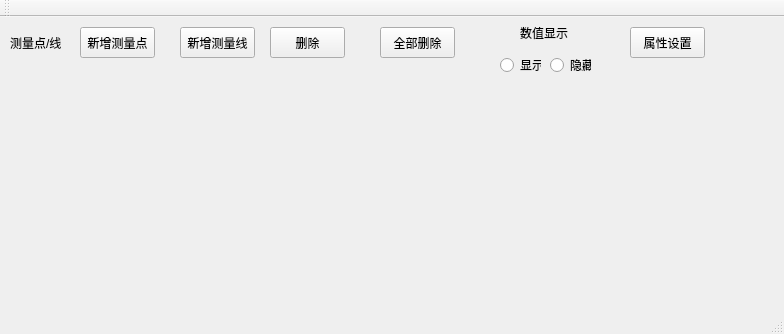
<?xml version="1.0" encoding="UTF-8"?>
<ui version="4.0">
 <class>PiontLineMeasuring</class>
 <widget class="QMainWindow" name="PiontLineMeasuring">
  <property name="geometry">
   <rect>
    <x>0</x>
    <y>0</y>
    <width>784</width>
    <height>334</height>
   </rect>
  </property>
  <property name="windowTitle">
   <string>PiontLineMeasuring</string>
  </property>
  <widget class="QWidget" name="centralWidget">
   <widget class="QWidget" name="widget" native="true">
    <property name="geometry">
     <rect>
      <x>0</x>
      <y>0</y>
      <width>751</width>
      <height>71</height>
     </rect>
    </property>
    <widget class="QLabel" name="label">
     <property name="geometry">
      <rect>
       <x>10</x>
       <y>10</y>
       <width>81</width>
       <height>31</height>
      </rect>
     </property>
     <property name="text">
      <string>测量点/线</string>
     </property>
    </widget>
    <widget class="QPushButton" name="pushButton">
     <property name="geometry">
      <rect>
       <x>80</x>
       <y>10</y>
       <width>75</width>
       <height>31</height>
      </rect>
     </property>
     <property name="text">
      <string>新增测量点</string>
     </property>
    </widget>
    <widget class="QPushButton" name="pushButton_2">
     <property name="geometry">
      <rect>
       <x>180</x>
       <y>10</y>
       <width>75</width>
       <height>31</height>
      </rect>
     </property>
     <property name="text">
      <string>新增测量线</string>
     </property>
    </widget>
    <widget class="QPushButton" name="pushButton_3">
     <property name="geometry">
      <rect>
       <x>270</x>
       <y>10</y>
       <width>75</width>
       <height>31</height>
      </rect>
     </property>
     <property name="text">
      <string>删除</string>
     </property>
    </widget>
    <widget class="QPushButton" name="pushButton_6">
     <property name="geometry">
      <rect>
       <x>380</x>
       <y>10</y>
       <width>75</width>
       <height>31</height>
      </rect>
     </property>
     <property name="text">
      <string>全部删除</string>
     </property>
    </widget>
    <widget class="QWidget" name="widget_2" native="true">
     <property name="geometry">
      <rect>
       <x>490</x>
       <y>0</y>
       <width>120</width>
       <height>61</height>
      </rect>
     </property>
     <widget class="QLabel" name="label_2">
      <property name="geometry">
       <rect>
        <x>30</x>
        <y>0</y>
        <width>71</width>
        <height>31</height>
       </rect>
      </property>
      <property name="text">
       <string>数值显示</string>
      </property>
     </widget>
     <widget class="QRadioButton" name="radioButton">
      <property name="geometry">
       <rect>
        <x>10</x>
        <y>40</y>
        <width>41</width>
        <height>16</height>
       </rect>
      </property>
      <property name="text">
       <string>显示</string>
      </property>
     </widget>
     <widget class="QRadioButton" name="radioButton_2">
      <property name="geometry">
       <rect>
        <x>60</x>
        <y>40</y>
        <width>41</width>
        <height>16</height>
       </rect>
      </property>
      <property name="text">
       <string>隐藏</string>
      </property>
     </widget>
    </widget>
    <widget class="QPushButton" name="pushButton_7">
     <property name="geometry">
      <rect>
       <x>630</x>
       <y>10</y>
       <width>75</width>
       <height>31</height>
      </rect>
     </property>
     <property name="text">
      <string>属性设置</string>
     </property>
    </widget>
   </widget>
  </widget>
  <widget class="QMenuBar" name="menuBar">
   <property name="geometry">
    <rect>
     <x>0</x>
     <y>0</y>
     <width>784</width>
     <height>23</height>
    </rect>
   </property>
  </widget>
  <widget class="QToolBar" name="mainToolBar">
   <attribute name="toolBarArea">
    <enum>TopToolBarArea</enum>
   </attribute>
   <attribute name="toolBarBreak">
    <bool>false</bool>
   </attribute>
  </widget>
  <widget class="QStatusBar" name="statusBar"/>
 </widget>
 <layoutdefault spacing="6" margin="11"/>
 <resources/>
 <connections/>
</ui>
